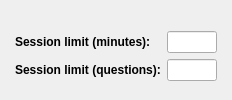
                    <widget class="QWidget" name="tab_3">
                     <attribute name="title">
                      <string>Timeboxing</string>
                     </attribute>
                     <layout class="QVBoxLayout" name="verticalLayout_20">
                      <property name="leftMargin">
                       <number>15</number>
                      </property>
                      <property name="topMargin">
                       <number>5</number>
                      </property>
                      <property name="rightMargin">
                       <number>15</number>
                      </property>
                      <property name="bottomMargin">
                       <number>0</number>
                      </property>
                      <item>
                       <layout class="QGridLayout" name="gridLayout_3">
                        <item row="0" column="0">
                         <spacer name="horizontalSpacer_4">
                          <property name="orientation">
                           <enum>Qt::Horizontal</enum>
                          </property>
                          <property name="sizeHint" stdset="0">
                           <size>
                            <width>40</width>
                            <height>20</height>
                           </size>
                          </property>
                         </spacer>
                        </item>
                        <item row="0" column="1">
                         <widget class="QLabel" name="optionsLabel">
                          <property name="text">
                           <string/>
                          </property>
                          <property name="textInteractionFlags">
                           <set>Qt::LinksAccessibleByMouse|Qt::TextSelectableByMouse</set>
                          </property>
                         </widget>
                        </item>
                        <item row="0" column="2">
                         <spacer name="horizontalSpacer_5">
                          <property name="orientation">
                           <enum>Qt::Horizontal</enum>
                          </property>
                          <property name="sizeHint" stdset="0">
                           <size>
                            <width>40</width>
                            <height>20</height>
                           </size>
                          </property>
                         </spacer>
                        </item>
                       </layout>
                      </item>
                      <item>
                       <layout class="QGridLayout" name="gridLayout_2">
                        <item row="0" column="0">
                         <widget class="QLabel" name="label_20">
                          <property name="minimumSize">
                           <size>
                            <width>140</width>
                            <height>0</height>
                           </size>
                          </property>
                          <property name="toolTip">
                           <string>The &lt;b&gt;number of minutes in a session&lt;/b&gt;. When a session is finished, this screen will be shown again, allowing you to start another session. Choose 0 for no limit.</string>
                          </property>
                          <property name="text">
                           <string>&lt;b&gt;Session limit (minutes):&lt;/b&gt;</string>
                          </property>
                          <property name="margin">
                           <number>4</number>
                          </property>
                         </widget>
                        </item>
                        <item row="0" column="1">
                         <widget class="QLineEdit" name="minuteLimit">
                          <property name="sizePolicy">
                           <sizepolicy hsizetype="Expanding" vsizetype="Fixed">
                            <horstretch>0</horstretch>
                            <verstretch>0</verstretch>
                           </sizepolicy>
                          </property>
                          <property name="maximumSize">
                           <size>
                            <width>50</width>
                            <height>16777215</height>
                           </size>
                          </property>
                         </widget>
                        </item>
                        <item row="1" column="0">
                         <widget class="QLabel" name="label">
                          <property name="toolTip">
                           <string>The &lt;b&gt;number of questions in a session&lt;/b&gt;. When a session is finished, this screen will be shown again, allowing you to start another session. Choose 0 for no limit.</string>
                          </property>
                          <property name="text">
                           <string>&lt;b&gt;Session limit (questions):&lt;/b&gt;</string>
                          </property>
                          <property name="margin">
                           <number>4</number>
                          </property>
                         </widget>
                        </item>
                        <item row="1" column="1">
                         <widget class="QLineEdit" name="questionLimit">
                          <property name="sizePolicy">
                           <sizepolicy hsizetype="Expanding" vsizetype="Fixed">
                            <horstretch>0</horstretch>
                            <verstretch>0</verstretch>
                           </sizepolicy>
                          </property>
                          <property name="maximumSize">
                           <size>
                            <width>50</width>
                            <height>16777215</height>
                           </size>
                          </property>
                         </widget>
                        </item>
                       </layout>
                      </item>
                      <item>
                       <spacer name="verticalSpacer_13">
                        <property name="orientation">
                         <enum>Qt::Vertical</enum>
                        </property>
                        <property name="sizeType">
                         <enum>QSizePolicy::MinimumExpanding</enum>
                        </property>
                        <property name="sizeHint" stdset="0">
                         <size>
                          <width>20</width>
                          <height>15</height>
                         </size>
                        </property>
                       </spacer>
                      </item>
                     </layout>
                    </widget>
